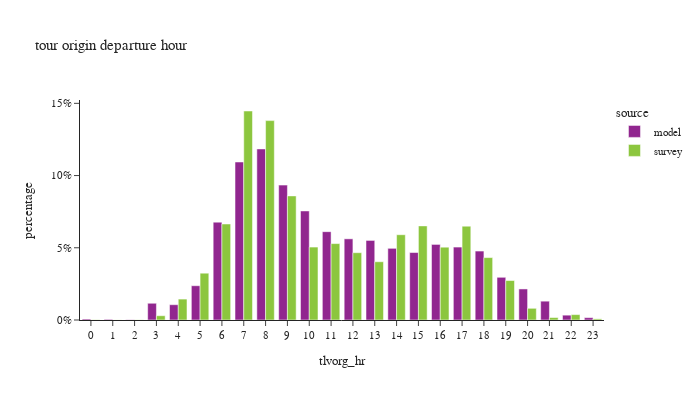

Notebook source saved alongside this figure:
### Code cell
df_plot = df_tour.groupby(['tlvorg_hr','source'])['toexpfac'].agg(sample_count='size', toexpfac='sum').reset_index()
df_plot['percentage'] = df_plot.groupby(['source'], group_keys=False)['toexpfac']. \
    apply(lambda x: x / float(x.sum()))

fig = px.bar(df_plot, x="tlvorg_hr", y="percentage", color="source",
             barmode="group",title="tour origin departure hour",
             hover_data=['toexpfac','sample_count'])
fig.update_layout(height=400, width=700, font=dict(size=11),
                  xaxis = dict(dtick = 1, categoryorder='category ascending'),
                  yaxis=dict(tickformat=".0%"))
fig.show()

### Figure 1 — Plotly figure (JSON) as saved in the notebook; plotly's stock layout.template omitted (floating-point values rounded to 4 significant figures)
{"data": [{"alignmentgroup": "True", "customdata": [[5213.0, 5213.0], [3548.0, 3548.0], [1309.0, 1309.0], [91630.0, 91630.0], [83710.0, 83710.0], [187600.0, 187600.0], [535700.0, 535700.0], [864800.0, 864800.0], [936400.0, 936400.0], [738300.0, 738300.0], [597000.0, 597000.0], [483500.0, 483500.0], [444300.0, 444300.0], [435600.0, 435600.0], [392300.0, 392300.0], [369300.0, 369300.0], [413700.0, 413700.0], [399200.0, 399200.0], [377400.0, 377400.0], [233700.0, 233700.0], [169900.0, 169900.0], [103100.0, 103100.0], [26470.0, 26470.0], [12840.0, 12840.0]], "hovertemplate": "source=model<br>tlvorg_hr=%{x}<br>percentage=%{y}<br>toexpfac=%{customdata[0]}<br>sample_count=%{customdata[1]}<extra></extra>", "legendgroup": "model", "marker": {"color": "#91268F", "pattern": {"shape": ""}}, "name": "model", "offsetgroup": "model", "orientation": "v", "showlegend": true, "textposition": "auto", "type": "bar", "x": [0, 1, 2, 3, 4, 5, 6, 7, 8, 9, 10, 11, 12, 13, 14, 15, 16, 17, 18, 19, 20, 21, 22, 23], "xaxis": "x", "y": [0.0006593, 0.0004488, 0.0001656, 0.01159, 0.01059, 0.02373, 0.06775, 0.1094, 0.1184, 0.09338, 0.07551, 0.06115, 0.05619, 0.05509, 0.04962, 0.04671, 0.05232, 0.05049, 0.04773, 0.02956, 0.02149, 0.01304, 0.003348, 0.001624], "yaxis": "y"}, {"alignmentgroup": "True", "customdata": [[813.0, 3.0], [343.5, 2.0], [618.0, 3.0], [14930.0, 25.0], [73100.0, 78.0], [163600.0, 191.0], [335700.0, 553.0], [730800.0, 1232.0], [697200.0, 1310.0], [433900.0, 873.0], [255000.0, 740.0], [267200.0, 625.0], [235300.0, 650.0], [203700.0, 564.0], [298200.0, 602.0], [329100.0, 629.0], [254600.0, 576.0], [328100.0, 738.0], [218200.0, 539.0], [138000.0, 361.0], [40880.0, 149.0], [8590.0, 72.0], [18860.0, 32.0], [4010.0, 10.0]], "hovertemplate": "source=survey<br>tlvorg_hr=%{x}<br>percentage=%{y}<br>toexpfac=%{customdata[0]}<br>sample_count=%{customdata[1]}<extra></extra>", "legendgroup": "survey", "marker": {"color": "#8CC63E", "pattern": {"shape": ""}}, "name": "survey", "offsetgroup": "survey", "orientation": "v", "showlegend": true, "textposition": "auto", "type": "bar", "x": [0, 1, 2, 3, 4, 5, 6, 7, 8, 9, 10, 11, 12, 13, 14, 15, 16, 17, 18, 19, 20, 21, 22, 23], "xaxis": "x", "y": [0.000161, 6.8e-05, 0.0001224, 0.002956, 0.01447, 0.0324, 0.06646, 0.1447, 0.138, 0.08592, 0.05049, 0.0529, 0.04659, 0.04033, 0.05903, 0.06515, 0.0504, 0.06496, 0.04321, 0.02732, 0.008095, 0.001701, 0.003733, 0.000794], "yaxis": "y"}], "layout": {"barmode": "group", "font": {"size": 11}, "height": 400, "legend": {"title": {"text": "source"}, "tracegroupgap": 0}, "title": {"text": "tour origin departure hour"}, "width": 700, "xaxis": {"anchor": "y", "categoryorder": "category ascending", "domain": [0.0, 1.0], "dtick": 1, "title": {"text": "tlvorg_hr"}}, "yaxis": {"anchor": "x", "domain": [0.0, 1.0], "tickformat": ".0%", "title": {"text": "percentage"}}}}
